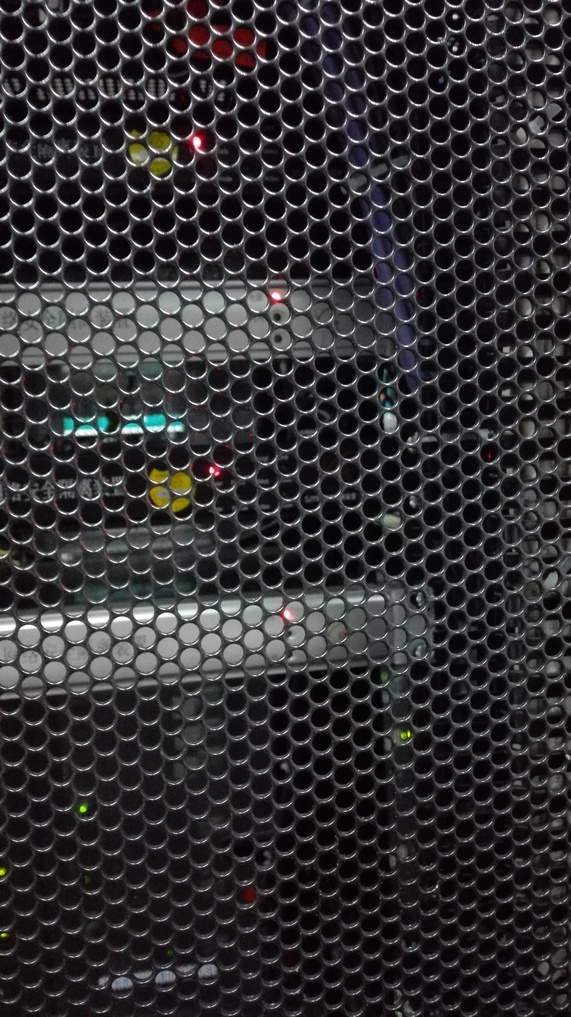
#> input picture opencv_light_detection-master/images/blur_image.jpg, 571 x 1017 px, shrunk from 2336 x 4160 before the run
$ python detect_oven_status.py --image_path images/blur_image.jpg   (Python 2 division)   (older library calls are emulated)
#> lines starting #> are read from the running program, lines starting #| are printed output that depends on the picture; after the words box and inside, x2 and y2 are one past the last pixel; in counts of white or black regions, pixels touching at a corner belong together
#! usr/bin/env python

import os
import argparse
import numpy as np
import cv2
from bottle import route, run

def create_hue_mask(image, lower_color, upper_color):
    lower = np.array(lower_color, np.uint8)
    upper = np.array(upper_color, np.uint8)

    # Create a mask from the colors
    mask = cv2.inRange(image, lower, upper)
    output_image = cv2.bitwise_and(image, image, mask = mask)
    return output_image

def main():
    parser = argparse.ArgumentParser(description='Process some integers.')
    parser.add_argument("-i", "--image_path", dest = 'image_path', required = True)
    parser.add_argument("-o", "--output_dir", dest = 'output_dir', required = False)

    args = parser.parse_args()

    # Load image
    image = cv2.imread(args.image_path)
#> image is the input picture: shape (1017, 571, 3); mean B, G, R 51.1, 49.2, 50.8

    # Blur image to make it easier to detect objects
    blur_image = cv2.medianBlur(image, 3)
    if args.output_dir:
        result_image_path = os.path.join(args.output_dir, "blur_image.jpg")
        cv2.imwrite(result_image_path, blur_image)

    # Convert to HSV in order to
    hsv_image = cv2.cvtColor(blur_image, cv2.COLOR_BGR2HSV)
#> hsv_image: shape (1017, 571, 3); mean H, S, V 122.4, 37.9, 50.7
    if args.output_dir:
        result_image_path = os.path.join(args.output_dir, "hsv_image.jpg")
        cv2.imwrite(result_image_path, hsv_image)

    # Get lower red hue
    lower_red_hue = create_hue_mask(hsv_image, [0, 100, 100], [10, 255, 255])
#> in create_hue_mask, `mask = cv2.inRange(image, lower, upper)`: mask: shape (1017, 571); every value is 0
#> in create_hue_mask, `output_image = cv2.bitwise_and(image, image, mask = mask)`: output_image: shape (1017, 571, 3); every value is 0
    if args.output_dir:
        result_image_path = os.path.join(args.output_dir, "lower_red_hue.jpg")
        cv2.imwrite(result_image_path, lower_red_hue)

    # Get higher red hue
    higher_red_hue = create_hue_mask(hsv_image, [160, 50, 100], [179, 255, 255])
#> in create_hue_mask (call 2), `mask = cv2.inRange(image, lower, upper)`:
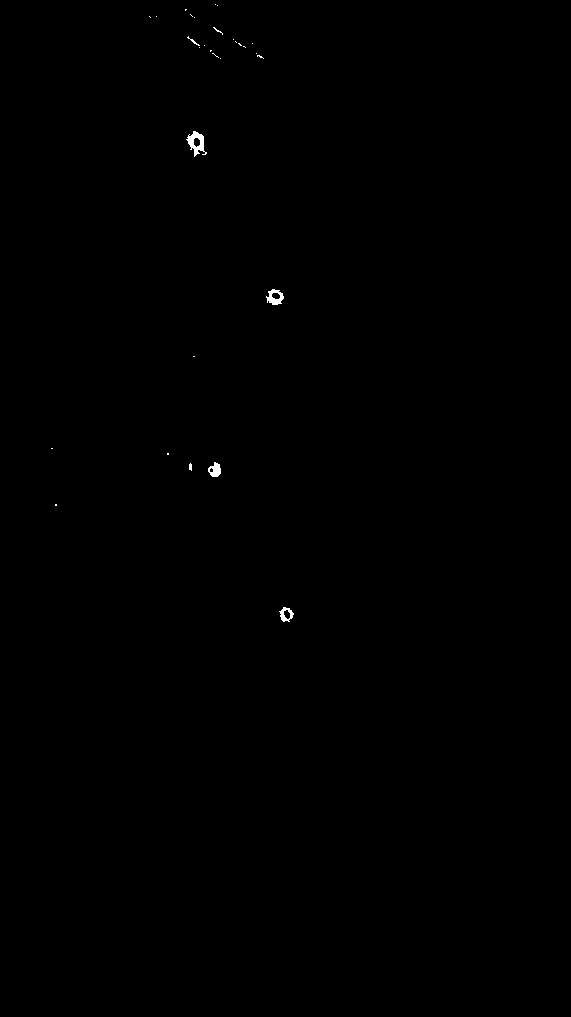
#> mask: shape (1017, 571); 0.13% white; 30 white regions (24 under 20 px), largest, box (x1, y1, x2, y2) and area: (186, 131, 207, 157) 246, (266, 289, 284, 305) 163, (208, 462, 221, 477) 128, (279, 607, 294, 622) 112, (187, 36, 200, 46) 25, (189, 463, 192, 471) 20
#> in create_hue_mask (call 2), `output_image = cv2.bitwise_and(image, image, mask = mask)`: output_image: shape (1017, 571, 3); mean H, S, V 0.2, 0.2, 0.2
    if args.output_dir:
        result_image_path = os.path.join(args.output_dir, "higher_red_hue.jpg")
        cv2.imwrite(result_image_path, higher_red_hue)

    # Merge the images
    full_image = cv2.addWeighted(lower_red_hue, 1.0, higher_red_hue, 1.0, 0.0)
    if args.output_dir:
        result_image_path = os.path.join(args.output_dir, "full_image.jpg")
        cv2.imwrite(result_image_path, full_image)

    # Blur the final image to reduce noise from image, number in the () is the
    # blur window size
    full_image = cv2.GaussianBlur(full_image, (3, 3), 2, 2)
#> full_image: shape (1017, 571, 3); mean H, S, V 0.2, 0.2, 0.2
    if args.output_dir:
        result_image_path = os.path.join(args.output_dir, "full_image_blur.jpg")
        cv2.imwrite(result_image_path, full_image)

    # Convert image to gray in order to find circles in the image
    image_gray = cv2.cvtColor(full_image, cv2.COLOR_BGR2GRAY)
    if args.output_dir:
        result_image_path = os.path.join(args.output_dir, "full_image_gray.jpg")
        cv2.imwrite(result_image_path, image_gray)


    # Find circles in the image
    circles = cv2.HoughCircles(image_gray, cv2.cv.CV_HOUGH_GRADIENT, 2, 50, param1=160, param2=10)
#> circles = 68 rows, first 8: [105, 247, 245.6], [25, 357, 380.6], [107, 193, 197.8], [175, 93, 56.8], [73, 287, 296], [9, 405, 429], [15, 263, 286.4], [55, 219, 226.4]

    # If we didn't find circles, the oven status is "OFF"
    if circles is None:
        print "Oven is OFF"
        return

    # If we did find circles, the oven is "ON"
    print "Oven is ON"

    if args.output_dir:
        # Draw the circles on the original image
        circles = np.round(circles[0, :]).astype("int")
        for (center_x, center_y, radius) in circles:
            cv2.circle(image, (center_x, center_y), radius, (0, 255, 0), 4)
        result_image_path = os.path.join(args.output_dir, "original_image_with_circles.jpg")
        cv2.imwrite(result_image_path, image)

if __name__ == '__main__':
    main()
